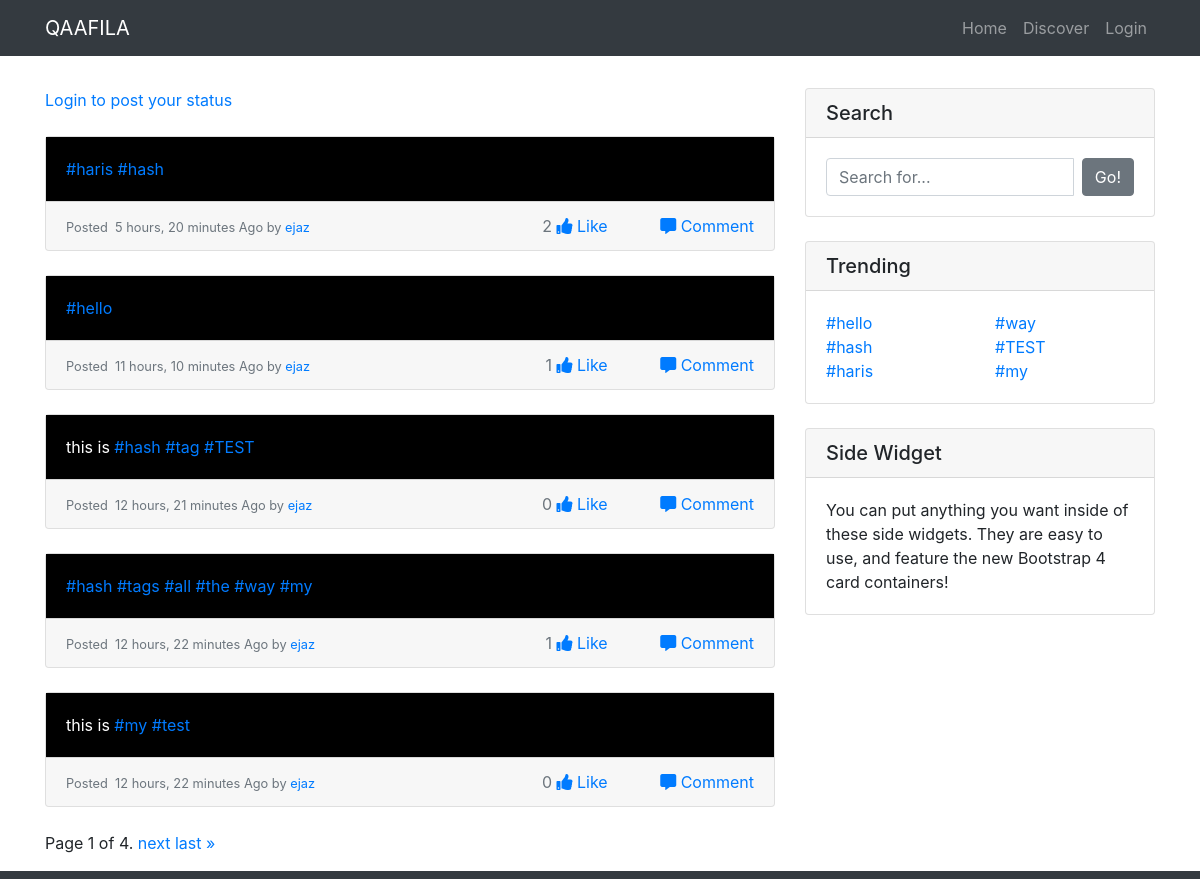
The page / on the database its author committed.
### Qaafila/models.py (models this page shows, shortened)
class Darja(models.Model):
  text = models.CharField(max_length=255)
  user = models.ForeignKey(settings.AUTH_USER_MODEL, on_delete=models.CASCADE)
  created_at = models.DateTimeField(auto_now_add=True)
  updated_at = models.DateTimeField(auto_now=True)
  likes = models.ManyToManyField(settings.AUTH_USER_MODEL, related_name='post_likes')
  class Meta:
    ordering = ['-created_at']

class hashTag(models.Model):
  tag_name = models.CharField(max_length=50)
  created_at = models.DateTimeField(auto_now_add=True)
  def __str__(self):
    return str(self.tag_name)

### Qaafila/views.py (the view, shortened to what this page needs)
# urls.py: 2. Add a URL to urlpatterns:  path('', views.home, name='home')
def home(request):
  form = DarjaForm(request.POST or None)
  tags1 =  hashTag.objects.all()[:3]
  tags2 =  hashTag.objects.all()[3:]
  query = request.GET.get('q')
  if query:
    posts = Darja.objects.filter(text__contains=query)
  else:
    posts = Darja.objects.all()
  paginator = Paginator(posts, 5) # Show 5 contacts per page
  page = request.GET.get('page')
  posts = paginator.get_page(page)
  context = {'posts':posts, 'form':form, 'htags1':tags1, 'htags2':tags2}
  return render(request, 'home.html', context)

### Qaafila/forms.py
class DarjaForm(forms.ModelForm):
  class Meta:
    model = Darja
    fields = ['text']
    labels = {'text':''}
    widgets = {
      'text' : forms.Textarea(
        attrs={'placeholder':'Enter your Text',
               'rows':3
               }
               )
    }

### Qaafila/templates/home.html (shortened to what this page needs)
{% extends 'base.html' %}
{% load crispy_forms_tags %}
{% block content %}
{% if request.user.is_authenticated %}
<form action="" method="post"> {% csrf_token %}
  {{form|crispy}}
  <button type="submit" class="btn btn-dark">Create</button>
</form>
{% else %}
<a href="{% url 'login' %}">Login to post your status</a>
{% endif %}
{% for post in posts %}
<div class="card mb-4 mt-4">
    <div class="card-body post-text">
    </div>
    <div class="card-footer text-muted">
        <small>
            Posted &nbsp;{{post.created_at|timesince}} Ago by
            <a href="#">{{post.user}}</a>
        </small>
          <span class="float-right">
             <span class="mr-4"> {{post.likes.count}}
               {% if request.user in post.likes.all %}
               <a href="{% url 'like_post' post.pk %}"><i class="far fa-thumbs-up"></i> Unlike</a>
               {% else %}
               {% if request.user.is_authenticated %}
                  <a href="{% url 'like_post' post.pk %}"><i class="fas fa-thumbs-up"></i> Like</a>
                  {% else %}
                  <a href="{% url 'login'  %}"><i class="fas fa-thumbs-up"></i> Like</a>
                  {% endif %}
               {% endif %}
             </span>
              <a href="{% url 'detail' post.pk %}"><i class="fas fa-comment-alt ml-4"></i> Comment</a>
          </span>
      </div>
  </div>
{% endfor %}
{% endblock content %}
{% block tags1 %}
{% for tag in htags1 %}
<li>
    <a href="#">#{{tag}}</a>
</li>
{% endfor %}
{% endblock tags1 %}
{% block tags2 %}
{% for tag in htags2 %}
<li>
    <a href="#">#{{tag}}</a>
</li>
{% endfor %}
{% endblock tags2 %}

### static/css/blog-home.css (style rules this page uses)
body { padding-top: 56px; }

### Qaafila/templates/home.html (style rules this page uses)
.post-text { color: white; background-color: black; }

### rows shown on the page
Darja: created_at "5 hours, 20 minutes", user "ejaz", likes.count "2", shows "Like"
Darja: created_at "11 hours, 10 minutes", user "ejaz", likes.count "1", shows "Like"
Darja: created_at "12 hours, 21 minutes", user "ejaz", likes.count "0", shows "Like"
Darja: created_at "12 hours, 22 minutes", user "ejaz", likes.count "1", shows "Like"
Darja: created_at "12 hours, 22 minutes", user "ejaz", likes.count "0", shows "Like"
hashTag: tag_name "hello"
hashTag: tag_name "hash"
hashTag: tag_name "haris"
hashTag: tag_name "way"
hashTag: tag_name "TEST"
hashTag: tag_name "my"

### other values the page prints
{{ posts.number }} "1"
{{ posts.paginator.num_pages }} "4"
